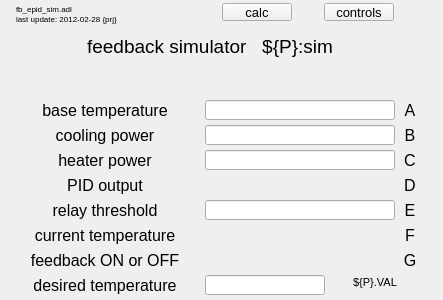
<?xml version="1.0" ?>
<ui version="4.0">
  <class>Dialog</class>
  <widget class="PyDMFrame" name="screen">
    <property name="geometry">
      <rect>
        <x>28</x>
        <y>69</y>
        <width>443</width>
        <height>300</height>
      </rect>
    </property>
    <property name="minimumSize">
      <size>
        <width>443</width>
        <height>300</height>
      </size>
    </property>
    <property name="styleSheet">
      <string notr="true">PyDMFrame#screen {
  color: rgb(0, 0, 0);
  background-color: rgb(187, 193, 135);
  }</string>
    </property>
    <property name="windowTitle">
      <string>fb_epid_sim</string>
    </property>
    <layout class="QGridLayout" name="gridLayout" columnstretch="10,6,184,5,11,6,70,32,1,5,64,1,5,10,10,23" rowstretch="3,1,10,7,3,10,24,6,20,16,20,5,20,5,20,5,20,5,20,5,20,5,20,5,14,6,5">
      <property name="leftMargin">
        <number>0</number>
      </property>
      <property name="topMargin">
        <number>0</number>
      </property>
      <property name="rightMargin">
        <number>0</number>
      </property>
      <property name="bottomMargin">
        <number>0</number>
      </property>
      <property name="horizontalSpacing">
        <number>0</number>
      </property>
      <property name="verticalSpacing">
        <number>0</number>
      </property>
      <item row="2" column="2" colspan="3">
        <widget class="QLabel" name="text">
          <property name="geometry">
            <rect>
              <x>16</x>
              <y>4</y>
              <width>200</width>
              <height>10</height>
            </rect>
          </property>
          <property name="sizePolicy">
            <sizepolicy hsizetype="Ignored" vsizetype="Ignored">
              <horstretch>0</horstretch>
              <verstretch>0</verstretch>
            </sizepolicy>
          </property>
          <property name="text">
            <string>fb_epid_sim.adl</string>
          </property>
          <property name="font">
            <font>
              <pointsize>6</pointsize>
            </font>
          </property>
          <property name="brush" stdset="0">
            <brush brushstyle="SolidPattern">
              <color alpha="255">
                <red>0</red>
                <green>0</green>
                <blue>0</blue>
              </color>
            </brush>
          </property>
          <property name="toolTip">
            <string>text</string>
          </property>
          <property name="alignment">
            <set>Qt::AlignLeading|Qt::AlignLeft|Qt::AlignVCenter</set>
          </property>
          <property name="styleSheet">
            <string notr="true">QLabel#text {
  color: rgb(0, 0, 0);
  }</string>
          </property>
        </widget>
      </item>
      <item row="3" column="2" rowspan="2" colspan="3">
        <widget class="QLabel" name="text_1">
          <property name="geometry">
            <rect>
              <x>16</x>
              <y>14</y>
              <width>200</width>
              <height>10</height>
            </rect>
          </property>
          <property name="sizePolicy">
            <sizepolicy hsizetype="Ignored" vsizetype="Ignored">
              <horstretch>0</horstretch>
              <verstretch>0</verstretch>
            </sizepolicy>
          </property>
          <property name="text">
            <string>last update: 2012-02-28 {prj}</string>
          </property>
          <property name="font">
            <font>
              <pointsize>6</pointsize>
            </font>
          </property>
          <property name="brush" stdset="0">
            <brush brushstyle="SolidPattern">
              <color alpha="255">
                <red>0</red>
                <green>0</green>
                <blue>0</blue>
              </color>
            </brush>
          </property>
          <property name="toolTip">
            <string>text_1</string>
          </property>
          <property name="alignment">
            <set>Qt::AlignLeading|Qt::AlignLeft|Qt::AlignVCenter</set>
          </property>
          <property name="styleSheet">
            <string notr="true">QLabel#text_1 {
  color: rgb(0, 0, 0);
  }</string>
          </property>
        </widget>
      </item>
      <item row="6" column="1" colspan="13">
        <widget class="QLabel" name="text_2">
          <property name="geometry">
            <rect>
              <x>10</x>
              <y>34</y>
              <width>400</width>
              <height>24</height>
            </rect>
          </property>
          <property name="sizePolicy">
            <sizepolicy hsizetype="Ignored" vsizetype="Ignored">
              <horstretch>0</horstretch>
              <verstretch>0</verstretch>
            </sizepolicy>
          </property>
          <property name="text">
            <string>feedback simulator   ${P}:sim</string>
          </property>
          <property name="font">
            <font>
              <pointsize>14</pointsize>
            </font>
          </property>
          <property name="brush" stdset="0">
            <brush brushstyle="SolidPattern">
              <color alpha="255">
                <red>0</red>
                <green>0</green>
                <blue>0</blue>
              </color>
            </brush>
          </property>
          <property name="toolTip">
            <string>text_2</string>
          </property>
          <property name="alignment">
            <set>Qt::AlignCenter</set>
          </property>
          <property name="styleSheet">
            <string notr="true">QLabel#text_2 {
  color: rgb(0, 0, 0);
  }</string>
          </property>
        </widget>
      </item>
      <item row="8" column="1" colspan="13">
        <widget class="PyDMLabel" name="text_update">
          <property name="geometry">
            <rect>
              <x>10</x>
              <y>64</y>
              <width>400</width>
              <height>20</height>
            </rect>
          </property>
          <property name="sizePolicy">
            <sizepolicy hsizetype="Ignored" vsizetype="Ignored">
              <horstretch>0</horstretch>
              <verstretch>0</verstretch>
            </sizepolicy>
          </property>
          <property name="toolTip">
            <string>PV: ${P}:sim.DESC</string>
          </property>
          <property name="channel" stdset="0">
            <string>ca://${P}:sim.DESC</string>
          </property>
          <property name="font">
            <font>
              <pointsize>12</pointsize>
            </font>
          </property>
          <property name="alignment">
            <set>Qt::AlignCenter</set>
          </property>
          <property name="textInteractionFlags">
            <set>Qt::TextSelectableByKeyboard|Qt::TextSelectableByMouse</set>
          </property>
          <property name="styleSheet">
            <string notr="true">PyDMLabel#text_update {
  color: rgb(255, 255, 255);
  background-color: rgb(10, 0, 184);
  }</string>
          </property>
        </widget>
      </item>
      <item row="10" column="1" colspan="2">
        <widget class="QLabel" name="text_3">
          <property name="geometry">
            <rect>
              <x>10</x>
              <y>100</y>
              <width>190</width>
              <height>20</height>
            </rect>
          </property>
          <property name="sizePolicy">
            <sizepolicy hsizetype="Ignored" vsizetype="Ignored">
              <horstretch>0</horstretch>
              <verstretch>0</verstretch>
            </sizepolicy>
          </property>
          <property name="text">
            <string>base temperature</string>
          </property>
          <property name="font">
            <font>
              <pointsize>12</pointsize>
            </font>
          </property>
          <property name="brush" stdset="0">
            <brush brushstyle="SolidPattern">
              <color alpha="255">
                <red>0</red>
                <green>0</green>
                <blue>0</blue>
              </color>
            </brush>
          </property>
          <property name="toolTip">
            <string>text_3</string>
          </property>
          <property name="alignment">
            <set>Qt::AlignCenter</set>
          </property>
          <property name="styleSheet">
            <string notr="true">QLabel#text_3 {
  color: rgb(0, 0, 0);
  }</string>
          </property>
        </widget>
      </item>
      <item row="10" column="4" colspan="8">
        <widget class="PyDMLineEdit" name="text_entry">
          <property name="geometry">
            <rect>
              <x>205</x>
              <y>100</y>
              <width>190</width>
              <height>20</height>
            </rect>
          </property>
          <property name="sizePolicy">
            <sizepolicy hsizetype="Ignored" vsizetype="Ignored">
              <horstretch>0</horstretch>
              <verstretch>0</verstretch>
            </sizepolicy>
          </property>
          <property name="channel" stdset="0">
            <string>ca://${P}:sim.A</string>
          </property>
          <property name="toolTip">
            <string>${P}:sim.A</string>
          </property>
          <property name="font">
            <font>
              <pointsize>12</pointsize>
            </font>
          </property>
          <property name="styleSheet">
            <string notr="true">PyDMLineEdit#text_entry {
  color: rgb(0, 0, 0);
  background-color: rgb(153, 255, 255);
  border: 1px solid black;
  margin: 0px;
  padding: 0px;
  spacing: 0px;
  }</string>
          </property>
        </widget>
      </item>
      <item row="14" column="1" colspan="2">
        <widget class="QLabel" name="text_4">
          <property name="geometry">
            <rect>
              <x>10</x>
              <y>150</y>
              <width>190</width>
              <height>20</height>
            </rect>
          </property>
          <property name="sizePolicy">
            <sizepolicy hsizetype="Ignored" vsizetype="Ignored">
              <horstretch>0</horstretch>
              <verstretch>0</verstretch>
            </sizepolicy>
          </property>
          <property name="text">
            <string>heater power</string>
          </property>
          <property name="font">
            <font>
              <pointsize>12</pointsize>
            </font>
          </property>
          <property name="brush" stdset="0">
            <brush brushstyle="SolidPattern">
              <color alpha="255">
                <red>0</red>
                <green>0</green>
                <blue>0</blue>
              </color>
            </brush>
          </property>
          <property name="toolTip">
            <string>text_4</string>
          </property>
          <property name="alignment">
            <set>Qt::AlignCenter</set>
          </property>
          <property name="styleSheet">
            <string notr="true">QLabel#text_4 {
  color: rgb(0, 0, 0);
  }</string>
          </property>
        </widget>
      </item>
      <item row="14" column="4" colspan="8">
        <widget class="PyDMLineEdit" name="text_entry_1">
          <property name="geometry">
            <rect>
              <x>205</x>
              <y>150</y>
              <width>190</width>
              <height>20</height>
            </rect>
          </property>
          <property name="sizePolicy">
            <sizepolicy hsizetype="Ignored" vsizetype="Ignored">
              <horstretch>0</horstretch>
              <verstretch>0</verstretch>
            </sizepolicy>
          </property>
          <property name="channel" stdset="0">
            <string>ca://${P}:sim.C</string>
          </property>
          <property name="toolTip">
            <string>${P}:sim.C</string>
          </property>
          <property name="font">
            <font>
              <pointsize>12</pointsize>
            </font>
          </property>
          <property name="styleSheet">
            <string notr="true">PyDMLineEdit#text_entry_1 {
  color: rgb(0, 0, 0);
  background-color: rgb(153, 255, 255);
  border: 1px solid black;
  margin: 0px;
  padding: 0px;
  spacing: 0px;
  }</string>
          </property>
        </widget>
      </item>
      <item row="12" column="1" colspan="2">
        <widget class="QLabel" name="text_5">
          <property name="geometry">
            <rect>
              <x>10</x>
              <y>125</y>
              <width>190</width>
              <height>20</height>
            </rect>
          </property>
          <property name="sizePolicy">
            <sizepolicy hsizetype="Ignored" vsizetype="Ignored">
              <horstretch>0</horstretch>
              <verstretch>0</verstretch>
            </sizepolicy>
          </property>
          <property name="text">
            <string>cooling power</string>
          </property>
          <property name="font">
            <font>
              <pointsize>12</pointsize>
            </font>
          </property>
          <property name="brush" stdset="0">
            <brush brushstyle="SolidPattern">
              <color alpha="255">
                <red>0</red>
                <green>0</green>
                <blue>0</blue>
              </color>
            </brush>
          </property>
          <property name="toolTip">
            <string>text_5</string>
          </property>
          <property name="alignment">
            <set>Qt::AlignCenter</set>
          </property>
          <property name="styleSheet">
            <string notr="true">QLabel#text_5 {
  color: rgb(0, 0, 0);
  }</string>
          </property>
        </widget>
      </item>
      <item row="12" column="4" colspan="8">
        <widget class="PyDMLineEdit" name="text_entry_2">
          <property name="geometry">
            <rect>
              <x>205</x>
              <y>125</y>
              <width>190</width>
              <height>20</height>
            </rect>
          </property>
          <property name="sizePolicy">
            <sizepolicy hsizetype="Ignored" vsizetype="Ignored">
              <horstretch>0</horstretch>
              <verstretch>0</verstretch>
            </sizepolicy>
          </property>
          <property name="channel" stdset="0">
            <string>ca://${P}:sim.B</string>
          </property>
          <property name="toolTip">
            <string>${P}:sim.B</string>
          </property>
          <property name="font">
            <font>
              <pointsize>12</pointsize>
            </font>
          </property>
          <property name="styleSheet">
            <string notr="true">PyDMLineEdit#text_entry_2 {
  color: rgb(0, 0, 0);
  background-color: rgb(153, 255, 255);
  border: 1px solid black;
  margin: 0px;
  padding: 0px;
  spacing: 0px;
  }</string>
          </property>
        </widget>
      </item>
      <item row="18" column="1" colspan="2">
        <widget class="QLabel" name="text_6">
          <property name="geometry">
            <rect>
              <x>10</x>
              <y>200</y>
              <width>190</width>
              <height>20</height>
            </rect>
          </property>
          <property name="sizePolicy">
            <sizepolicy hsizetype="Ignored" vsizetype="Ignored">
              <horstretch>0</horstretch>
              <verstretch>0</verstretch>
            </sizepolicy>
          </property>
          <property name="text">
            <string>relay threshold</string>
          </property>
          <property name="font">
            <font>
              <pointsize>12</pointsize>
            </font>
          </property>
          <property name="brush" stdset="0">
            <brush brushstyle="SolidPattern">
              <color alpha="255">
                <red>0</red>
                <green>0</green>
                <blue>0</blue>
              </color>
            </brush>
          </property>
          <property name="toolTip">
            <string>text_6</string>
          </property>
          <property name="alignment">
            <set>Qt::AlignCenter</set>
          </property>
          <property name="styleSheet">
            <string notr="true">QLabel#text_6 {
  color: rgb(0, 0, 0);
  }</string>
          </property>
        </widget>
      </item>
      <item row="18" column="4" colspan="8">
        <widget class="PyDMLineEdit" name="text_entry_3">
          <property name="geometry">
            <rect>
              <x>205</x>
              <y>200</y>
              <width>190</width>
              <height>20</height>
            </rect>
          </property>
          <property name="sizePolicy">
            <sizepolicy hsizetype="Ignored" vsizetype="Ignored">
              <horstretch>0</horstretch>
              <verstretch>0</verstretch>
            </sizepolicy>
          </property>
          <property name="channel" stdset="0">
            <string>ca://${P}:sim.E</string>
          </property>
          <property name="toolTip">
            <string>${P}:sim.E</string>
          </property>
          <property name="font">
            <font>
              <pointsize>12</pointsize>
            </font>
          </property>
          <property name="styleSheet">
            <string notr="true">PyDMLineEdit#text_entry_3 {
  color: rgb(0, 0, 0);
  background-color: rgb(153, 255, 255);
  border: 1px solid black;
  margin: 0px;
  padding: 0px;
  spacing: 0px;
  }</string>
          </property>
        </widget>
      </item>
      <item row="16" column="1" colspan="2">
        <widget class="QLabel" name="text_7">
          <property name="geometry">
            <rect>
              <x>10</x>
              <y>175</y>
              <width>190</width>
              <height>20</height>
            </rect>
          </property>
          <property name="sizePolicy">
            <sizepolicy hsizetype="Ignored" vsizetype="Ignored">
              <horstretch>0</horstretch>
              <verstretch>0</verstretch>
            </sizepolicy>
          </property>
          <property name="text">
            <string>PID output</string>
          </property>
          <property name="font">
            <font>
              <pointsize>12</pointsize>
            </font>
          </property>
          <property name="brush" stdset="0">
            <brush brushstyle="SolidPattern">
              <color alpha="255">
                <red>0</red>
                <green>0</green>
                <blue>0</blue>
              </color>
            </brush>
          </property>
          <property name="toolTip">
            <string>text_7</string>
          </property>
          <property name="alignment">
            <set>Qt::AlignCenter</set>
          </property>
          <property name="styleSheet">
            <string notr="true">QLabel#text_7 {
  color: rgb(0, 0, 0);
  }</string>
          </property>
        </widget>
      </item>
      <item row="16" column="4" colspan="8">
        <widget class="PyDMLabel" name="text_update_1">
          <property name="geometry">
            <rect>
              <x>205</x>
              <y>175</y>
              <width>190</width>
              <height>20</height>
            </rect>
          </property>
          <property name="sizePolicy">
            <sizepolicy hsizetype="Ignored" vsizetype="Ignored">
              <horstretch>0</horstretch>
              <verstretch>0</verstretch>
            </sizepolicy>
          </property>
          <property name="toolTip">
            <string>PV: ${P}:sim.D</string>
          </property>
          <property name="channel" stdset="0">
            <string>ca://${P}:sim.D</string>
          </property>
          <property name="font">
            <font>
              <pointsize>12</pointsize>
            </font>
          </property>
          <property name="alignment">
            <set>Qt::AlignCenter</set>
          </property>
          <property name="textInteractionFlags">
            <set>Qt::TextSelectableByKeyboard|Qt::TextSelectableByMouse</set>
          </property>
          <property name="styleSheet">
            <string notr="true">PyDMLabel#text_update_1 {
  color: rgb(0, 0, 0);
  background-color: rgb(115, 223, 255);
  }</string>
          </property>
        </widget>
      </item>
      <item row="20" column="1" colspan="2">
        <widget class="QLabel" name="text_8">
          <property name="geometry">
            <rect>
              <x>10</x>
              <y>225</y>
              <width>190</width>
              <height>20</height>
            </rect>
          </property>
          <property name="sizePolicy">
            <sizepolicy hsizetype="Ignored" vsizetype="Ignored">
              <horstretch>0</horstretch>
              <verstretch>0</verstretch>
            </sizepolicy>
          </property>
          <property name="text">
            <string>current temperature</string>
          </property>
          <property name="font">
            <font>
              <pointsize>12</pointsize>
            </font>
          </property>
          <property name="brush" stdset="0">
            <brush brushstyle="SolidPattern">
              <color alpha="255">
                <red>0</red>
                <green>0</green>
                <blue>0</blue>
              </color>
            </brush>
          </property>
          <property name="toolTip">
            <string>text_8</string>
          </property>
          <property name="alignment">
            <set>Qt::AlignCenter</set>
          </property>
          <property name="styleSheet">
            <string notr="true">QLabel#text_8 {
  color: rgb(0, 0, 0);
  }</string>
          </property>
        </widget>
      </item>
      <item row="20" column="4" colspan="8">
        <widget class="PyDMLabel" name="text_update_2">
          <property name="geometry">
            <rect>
              <x>205</x>
              <y>225</y>
              <width>190</width>
              <height>20</height>
            </rect>
          </property>
          <property name="sizePolicy">
            <sizepolicy hsizetype="Ignored" vsizetype="Ignored">
              <horstretch>0</horstretch>
              <verstretch>0</verstretch>
            </sizepolicy>
          </property>
          <property name="toolTip">
            <string>PV: ${P}:sim.F</string>
          </property>
          <property name="channel" stdset="0">
            <string>ca://${P}:sim.F</string>
          </property>
          <property name="font">
            <font>
              <pointsize>12</pointsize>
            </font>
          </property>
          <property name="alignment">
            <set>Qt::AlignCenter</set>
          </property>
          <property name="textInteractionFlags">
            <set>Qt::TextSelectableByKeyboard|Qt::TextSelectableByMouse</set>
          </property>
          <property name="styleSheet">
            <string notr="true">PyDMLabel#text_update_2 {
  color: rgb(0, 0, 0);
  background-color: rgb(115, 223, 255);
  }</string>
          </property>
        </widget>
      </item>
      <item row="1" column="8" rowspan="3" colspan="3">
        <widget class="PyDMRelatedDisplayButton" name="related_display">
          <property name="geometry">
            <rect>
              <x>324</x>
              <y>3</y>
              <width>70</width>
              <height>18</height>
            </rect>
          </property>
          <property name="sizePolicy">
            <sizepolicy hsizetype="Ignored" vsizetype="Ignored">
              <horstretch>0</horstretch>
              <verstretch>0</verstretch>
            </sizepolicy>
          </property>
          <property name="toolTip">
            <string>controls</string>
          </property>
          <property name="text">
            <string>controls</string>
          </property>
          <property name="showIcon" stdset="0">
            <bool>false</bool>
          </property>
          <property name="font">
            <font>
              <pointsize>10</pointsize>
            </font>
          </property>
          <property name="styleSheet">
            <string notr="true">PyDMRelatedDisplayButton#related_display {
  color: rgb(255, 255, 255);
  background-color: rgb(40, 147, 21);
  }</string>
          </property>
          <property name="titles" stdset="0">
            <stringlist>
              <string>basic</string>
            </stringlist>
          </property>
          <property name="filenames" stdset="0">
            <stringlist>
              <string>fb_epid.ui</string>
            </stringlist>
          </property>
          <property name="macros" stdset="0">
            <stringlist>
              <string>P=${P}</string>
            </stringlist>
          </property>
          <property name="openInNewWindow" stdset="0">
            <bool>true</bool>
          </property>
        </widget>
      </item>
      <item row="1" column="6" rowspan="3">
        <widget class="PyDMRelatedDisplayButton" name="related_display_1">
          <property name="geometry">
            <rect>
              <x>222</x>
              <y>3</y>
              <width>70</width>
              <height>18</height>
            </rect>
          </property>
          <property name="sizePolicy">
            <sizepolicy hsizetype="Ignored" vsizetype="Ignored">
              <horstretch>0</horstretch>
              <verstretch>0</verstretch>
            </sizepolicy>
          </property>
          <property name="toolTip">
            <string>calc</string>
          </property>
          <property name="text">
            <string>calc</string>
          </property>
          <property name="showIcon" stdset="0">
            <bool>false</bool>
          </property>
          <property name="font">
            <font>
              <pointsize>10</pointsize>
            </font>
          </property>
          <property name="styleSheet">
            <string notr="true">PyDMRelatedDisplayButton#related_display_1 {
  color: rgb(255, 255, 255);
  background-color: rgb(40, 147, 21);
  }</string>
          </property>
          <property name="titles" stdset="0">
            <stringlist>
              <string>basic</string>
            </stringlist>
          </property>
          <property name="filenames" stdset="0">
            <stringlist>
              <string>userCalc_full.ui</string>
            </stringlist>
          </property>
          <property name="macros" stdset="0">
            <stringlist>
              <string>P=${P},C=:sim</string>
            </stringlist>
          </property>
          <property name="openInNewWindow" stdset="0">
            <bool>true</bool>
          </property>
        </widget>
      </item>
      <item row="22" column="1" colspan="2">
        <widget class="QLabel" name="text_9">
          <property name="geometry">
            <rect>
              <x>10</x>
              <y>250</y>
              <width>190</width>
              <height>20</height>
            </rect>
          </property>
          <property name="sizePolicy">
            <sizepolicy hsizetype="Ignored" vsizetype="Ignored">
              <horstretch>0</horstretch>
              <verstretch>0</verstretch>
            </sizepolicy>
          </property>
          <property name="text">
            <string>feedback ON or OFF</string>
          </property>
          <property name="font">
            <font>
              <pointsize>12</pointsize>
            </font>
          </property>
          <property name="brush" stdset="0">
            <brush brushstyle="SolidPattern">
              <color alpha="255">
                <red>0</red>
                <green>0</green>
                <blue>0</blue>
              </color>
            </brush>
          </property>
          <property name="toolTip">
            <string>text_9</string>
          </property>
          <property name="alignment">
            <set>Qt::AlignCenter</set>
          </property>
          <property name="styleSheet">
            <string notr="true">QLabel#text_9 {
  color: rgb(0, 0, 0);
  }</string>
          </property>
        </widget>
      </item>
      <item row="22" column="4" colspan="8">
        <widget class="PyDMLabel" name="text_update_3">
          <property name="geometry">
            <rect>
              <x>205</x>
              <y>250</y>
              <width>190</width>
              <height>20</height>
            </rect>
          </property>
          <property name="sizePolicy">
            <sizepolicy hsizetype="Ignored" vsizetype="Ignored">
              <horstretch>0</horstretch>
              <verstretch>0</verstretch>
            </sizepolicy>
          </property>
          <property name="toolTip">
            <string>PV: ${P}.FBON</string>
          </property>
          <property name="channel" stdset="0">
            <string>ca://${P}.FBON</string>
          </property>
          <property name="font">
            <font>
              <pointsize>12</pointsize>
            </font>
          </property>
          <property name="alignment">
            <set>Qt::AlignCenter</set>
          </property>
          <property name="textInteractionFlags">
            <set>Qt::TextSelectableByKeyboard|Qt::TextSelectableByMouse</set>
          </property>
          <property name="styleSheet">
            <string notr="true">PyDMLabel#text_update_3 {
  color: rgb(0, 0, 0);
  background-color: rgb(115, 223, 255);
  }</string>
          </property>
        </widget>
      </item>
      <item row="24" column="1" rowspan="2" colspan="2">
        <widget class="QLabel" name="text_10">
          <property name="geometry">
            <rect>
              <x>10</x>
              <y>275</y>
              <width>190</width>
              <height>20</height>
            </rect>
          </property>
          <property name="sizePolicy">
            <sizepolicy hsizetype="Ignored" vsizetype="Ignored">
              <horstretch>0</horstretch>
              <verstretch>0</verstretch>
            </sizepolicy>
          </property>
          <property name="text">
            <string>desired temperature</string>
          </property>
          <property name="font">
            <font>
              <pointsize>12</pointsize>
            </font>
          </property>
          <property name="brush" stdset="0">
            <brush brushstyle="SolidPattern">
              <color alpha="255">
                <red>0</red>
                <green>0</green>
                <blue>0</blue>
              </color>
            </brush>
          </property>
          <property name="toolTip">
            <string>text_10</string>
          </property>
          <property name="alignment">
            <set>Qt::AlignCenter</set>
          </property>
          <property name="styleSheet">
            <string notr="true">QLabel#text_10 {
  color: rgb(0, 0, 0);
  }</string>
          </property>
        </widget>
      </item>
      <item row="24" column="4" rowspan="2" colspan="5">
        <widget class="PyDMLineEdit" name="text_entry_4">
          <property name="geometry">
            <rect>
              <x>205</x>
              <y>275</y>
              <width>120</width>
              <height>20</height>
            </rect>
          </property>
          <property name="sizePolicy">
            <sizepolicy hsizetype="Ignored" vsizetype="Ignored">
              <horstretch>0</horstretch>
              <verstretch>0</verstretch>
            </sizepolicy>
          </property>
          <property name="channel" stdset="0">
            <string>ca://${P}.VAL</string>
          </property>
          <property name="toolTip">
            <string>${P}.VAL</string>
          </property>
          <property name="font">
            <font>
              <pointsize>12</pointsize>
            </font>
          </property>
          <property name="styleSheet">
            <string notr="true">PyDMLineEdit#text_entry_4 {
  color: rgb(0, 0, 0);
  background-color: rgb(153, 255, 255);
  border: 1px solid black;
  margin: 0px;
  padding: 0px;
  spacing: 0px;
  }</string>
          </property>
        </widget>
      </item>
      <item row="10" column="13" colspan="2">
        <widget class="QLabel" name="text_11">
          <property name="geometry">
            <rect>
              <x>400</x>
              <y>100</y>
              <width>20</width>
              <height>20</height>
            </rect>
          </property>
          <property name="sizePolicy">
            <sizepolicy hsizetype="Ignored" vsizetype="Ignored">
              <horstretch>0</horstretch>
              <verstretch>0</verstretch>
            </sizepolicy>
          </property>
          <property name="text">
            <string>A</string>
          </property>
          <property name="font">
            <font>
              <pointsize>12</pointsize>
            </font>
          </property>
          <property name="brush" stdset="0">
            <brush brushstyle="SolidPattern">
              <color alpha="255">
                <red>0</red>
                <green>0</green>
                <blue>0</blue>
              </color>
            </brush>
          </property>
          <property name="toolTip">
            <string>text_11</string>
          </property>
          <property name="alignment">
            <set>Qt::AlignCenter</set>
          </property>
          <property name="styleSheet">
            <string notr="true">QLabel#text_11 {
  color: rgb(0, 0, 0);
  }</string>
          </property>
        </widget>
      </item>
      <item row="12" column="13" colspan="2">
        <widget class="QLabel" name="text_12">
          <property name="geometry">
            <rect>
              <x>400</x>
              <y>125</y>
              <width>20</width>
              <height>20</height>
            </rect>
          </property>
          <property name="sizePolicy">
            <sizepolicy hsizetype="Ignored" vsizetype="Ignored">
              <horstretch>0</horstretch>
              <verstretch>0</verstretch>
            </sizepolicy>
          </property>
          <property name="text">
            <string>B</string>
          </property>
          <property name="font">
            <font>
              <pointsize>12</pointsize>
            </font>
          </property>
          <property name="brush" stdset="0">
            <brush brushstyle="SolidPattern">
              <color alpha="255">
                <red>0</red>
                <green>0</green>
                <blue>0</blue>
              </color>
            </brush>
          </property>
          <property name="toolTip">
            <string>text_12</string>
          </property>
          <property name="alignment">
            <set>Qt::AlignCenter</set>
          </property>
          <property name="styleSheet">
            <string notr="true">QLabel#text_12 {
  color: rgb(0, 0, 0);
  }</string>
          </property>
        </widget>
      </item>
      <item row="14" column="13" colspan="2">
        <widget class="QLabel" name="text_13">
          <property name="geometry">
            <rect>
              <x>400</x>
              <y>150</y>
              <width>20</width>
              <height>20</height>
            </rect>
          </property>
          <property name="sizePolicy">
            <sizepolicy hsizetype="Ignored" vsizetype="Ignored">
              <horstretch>0</horstretch>
              <verstretch>0</verstretch>
            </sizepolicy>
          </property>
          <property name="text">
            <string>C</string>
          </property>
          <property name="font">
            <font>
              <pointsize>12</pointsize>
            </font>
          </property>
          <property name="brush" stdset="0">
            <brush brushstyle="SolidPattern">
              <color alpha="255">
                <red>0</red>
                <green>0</green>
                <blue>0</blue>
              </color>
            </brush>
          </property>
          <property name="toolTip">
            <string>text_13</string>
          </property>
          <property name="alignment">
            <set>Qt::AlignCenter</set>
          </property>
          <property name="styleSheet">
            <string notr="true">QLabel#text_13 {
  color: rgb(0, 0, 0);
  }</string>
          </property>
        </widget>
      </item>
      <item row="16" column="13" colspan="2">
        <widget class="QLabel" name="text_14">
          <property name="geometry">
            <rect>
              <x>400</x>
              <y>175</y>
              <width>20</width>
              <height>20</height>
            </rect>
          </property>
          <property name="sizePolicy">
            <sizepolicy hsizetype="Ignored" vsizetype="Ignored">
              <horstretch>0</horstretch>
              <verstretch>0</verstretch>
            </sizepolicy>
          </property>
          <property name="text">
            <string>D</string>
          </property>
          <property name="font">
            <font>
              <pointsize>12</pointsize>
            </font>
          </property>
          <property name="brush" stdset="0">
            <brush brushstyle="SolidPattern">
              <color alpha="255">
                <red>0</red>
                <green>0</green>
                <blue>0</blue>
              </color>
            </brush>
          </property>
          <property name="toolTip">
            <string>text_14</string>
          </property>
          <property name="alignment">
            <set>Qt::AlignCenter</set>
          </property>
          <property name="styleSheet">
            <string notr="true">QLabel#text_14 {
  color: rgb(0, 0, 0);
  }</string>
          </property>
        </widget>
      </item>
      <item row="18" column="13" colspan="2">
        <widget class="QLabel" name="text_15">
          <property name="geometry">
            <rect>
              <x>400</x>
              <y>200</y>
              <width>20</width>
              <height>20</height>
            </rect>
          </property>
          <property name="sizePolicy">
            <sizepolicy hsizetype="Ignored" vsizetype="Ignored">
              <horstretch>0</horstretch>
              <verstretch>0</verstretch>
            </sizepolicy>
          </property>
          <property name="text">
            <string>E</string>
          </property>
          <property name="font">
            <font>
              <pointsize>12</pointsize>
            </font>
          </property>
          <property name="brush" stdset="0">
            <brush brushstyle="SolidPattern">
              <color alpha="255">
                <red>0</red>
                <green>0</green>
                <blue>0</blue>
              </color>
            </brush>
          </property>
          <property name="toolTip">
            <string>text_15</string>
          </property>
          <property name="alignment">
            <set>Qt::AlignCenter</set>
          </property>
          <property name="styleSheet">
            <string notr="true">QLabel#text_15 {
  color: rgb(0, 0, 0);
  }</string>
          </property>
        </widget>
      </item>
      <item row="20" column="13" colspan="2">
        <widget class="QLabel" name="text_16">
          <property name="geometry">
            <rect>
              <x>400</x>
              <y>225</y>
              <width>20</width>
              <height>20</height>
            </rect>
          </property>
          <property name="sizePolicy">
            <sizepolicy hsizetype="Ignored" vsizetype="Ignored">
              <horstretch>0</horstretch>
              <verstretch>0</verstretch>
            </sizepolicy>
          </property>
          <property name="text">
            <string>F</string>
          </property>
          <property name="font">
            <font>
              <pointsize>12</pointsize>
            </font>
          </property>
          <property name="brush" stdset="0">
            <brush brushstyle="SolidPattern">
              <color alpha="255">
                <red>0</red>
                <green>0</green>
                <blue>0</blue>
              </color>
            </brush>
          </property>
          <property name="toolTip">
            <string>text_16</string>
          </property>
          <property name="alignment">
            <set>Qt::AlignCenter</set>
          </property>
          <property name="styleSheet">
            <string notr="true">QLabel#text_16 {
  color: rgb(0, 0, 0);
  }</string>
          </property>
        </widget>
      </item>
      <item row="22" column="13" colspan="2">
        <widget class="QLabel" name="text_17">
          <property name="geometry">
            <rect>
              <x>400</x>
              <y>250</y>
              <width>20</width>
              <height>20</height>
            </rect>
          </property>
          <property name="sizePolicy">
            <sizepolicy hsizetype="Ignored" vsizetype="Ignored">
              <horstretch>0</horstretch>
              <verstretch>0</verstretch>
            </sizepolicy>
          </property>
          <property name="text">
            <string>G</string>
          </property>
          <property name="font">
            <font>
              <pointsize>12</pointsize>
            </font>
          </property>
          <property name="brush" stdset="0">
            <brush brushstyle="SolidPattern">
              <color alpha="255">
                <red>0</red>
                <green>0</green>
                <blue>0</blue>
              </color>
            </brush>
          </property>
          <property name="toolTip">
            <string>text_17</string>
          </property>
          <property name="alignment">
            <set>Qt::AlignCenter</set>
          </property>
          <property name="styleSheet">
            <string notr="true">QLabel#text_17 {
  color: rgb(0, 0, 0);
  }</string>
          </property>
        </widget>
      </item>
      <item row="24" column="10" colspan="5">
        <widget class="QLabel" name="text_18">
          <property name="geometry">
            <rect>
              <x>330</x>
              <y>275</y>
              <width>90</width>
              <height>14</height>
            </rect>
          </property>
          <property name="sizePolicy">
            <sizepolicy hsizetype="Ignored" vsizetype="Ignored">
              <horstretch>0</horstretch>
              <verstretch>0</verstretch>
            </sizepolicy>
          </property>
          <property name="text">
            <string>${P}.VAL</string>
          </property>
          <property name="font">
            <font>
              <pointsize>8</pointsize>
            </font>
          </property>
          <property name="brush" stdset="0">
            <brush brushstyle="SolidPattern">
              <color alpha="255">
                <red>0</red>
                <green>0</green>
                <blue>0</blue>
              </color>
            </brush>
          </property>
          <property name="toolTip">
            <string>text_18</string>
          </property>
          <property name="alignment">
            <set>Qt::AlignCenter</set>
          </property>
          <property name="styleSheet">
            <string notr="true">QLabel#text_18 {
  color: rgb(0, 0, 0);
  }</string>
          </property>
        </widget>
      </item>
    </layout>
    <zorder>text</zorder>
    <zorder>text_1</zorder>
    <zorder>text_2</zorder>
    <zorder>text_update</zorder>
    <zorder>text_3</zorder>
    <zorder>text_entry</zorder>
    <zorder>text_4</zorder>
    <zorder>text_entry_1</zorder>
    <zorder>text_5</zorder>
    <zorder>text_entry_2</zorder>
    <zorder>text_6</zorder>
    <zorder>text_entry_3</zorder>
    <zorder>text_7</zorder>
    <zorder>text_update_1</zorder>
    <zorder>text_8</zorder>
    <zorder>text_update_2</zorder>
    <zorder>related_display</zorder>
    <zorder>related_display_1</zorder>
    <zorder>text_9</zorder>
    <zorder>text_update_3</zorder>
    <zorder>text_10</zorder>
    <zorder>text_entry_4</zorder>
    <zorder>text_11</zorder>
    <zorder>text_12</zorder>
    <zorder>text_13</zorder>
    <zorder>text_14</zorder>
    <zorder>text_15</zorder>
    <zorder>text_16</zorder>
    <zorder>text_17</zorder>
    <zorder>text_18</zorder>
  </widget>
  <customwidgets>
    <customwidget>
      <class>PyDMLabel</class>
      <extends>QLabel</extends>
      <header>pydm.widgets.label</header>
    </customwidget>
    <customwidget>
      <class>PyDMLineEdit</class>
      <extends>QLineEdit</extends>
      <header>pydm.widgets.line_edit</header>
    </customwidget>
    <customwidget>
      <class>PyDMRelatedDisplayButton</class>
      <extends>QPushButton</extends>
      <header>pydm.widgets.related_display_button</header>
    </customwidget>
    <customwidget>
      <class>PyDMFrame</class>
      <extends>QFrame</extends>
      <header>pydm.widgets.frame</header>
    </customwidget>
  </customwidgets>
</ui>
